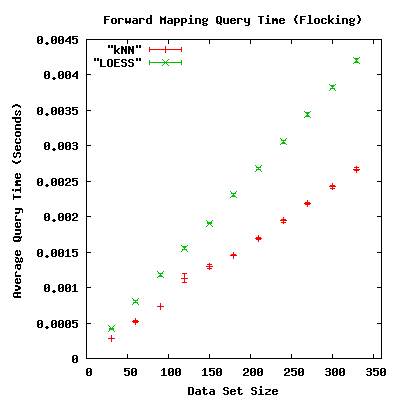

This figure's gnuplot source:

set terminal png nocrop enhanced size 400, 400
set output "plot.png"
set xlabel "Data Set Size"
set ylabel "Average Query Time (Seconds)"
set key top left
set title "Forward Mapping Query Time (Flocking)"

set xrange [0:360]
plot  "kNN" with errorbars ,  "LOESS" with errorbars 
